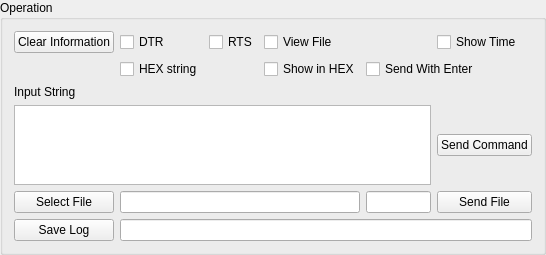
     <widget class="QGroupBox" name="groupBox">
      <property name="title">
       <string>Operation</string>
      </property>
      <layout class="QGridLayout" name="gridLayout_4">
       <item row="6" column="1" colspan="3">
        <widget class="QLineEdit" name="lineEdit_43">
         <property name="styleSheet">
          <string notr="true">Color: rgb(0,0,0)</string>
         </property>
        </widget>
       </item>
       <item row="1" column="3">
        <widget class="QCheckBox" name="checkBox_68">
         <property name="text">
          <string>Show in HEX</string>
         </property>
        </widget>
       </item>
       <item row="6" column="5">
        <widget class="QPushButton" name="pushButton_27">
         <property name="text">
          <string>Send File</string>
         </property>
        </widget>
       </item>
       <item row="4" column="0" colspan="5">
        <widget class="QTextEdit" name="textEdit">
         <property name="maximumSize">
          <size>
           <width>16777215</width>
           <height>80</height>
          </size>
         </property>
         <property name="styleSheet">
          <string notr="true">Color: rgb(0,0,0)</string>
         </property>
        </widget>
       </item>
       <item row="0" column="1">
        <widget class="QCheckBox" name="checkBox_44">
         <property name="text">
          <string>DTR</string>
         </property>
        </widget>
       </item>
       <item row="0" column="0">
        <widget class="QPushButton" name="pushButton_26">
         <property name="text">
          <string>Clear Information</string>
         </property>
        </widget>
       </item>
       <item row="6" column="0">
        <widget class="QPushButton" name="pushButton_28">
         <property name="text">
          <string>Select File</string>
         </property>
        </widget>
       </item>
       <item row="1" column="1">
        <widget class="QCheckBox" name="checkBox_67">
         <property name="text">
          <string>HEX string</string>
         </property>
        </widget>
       </item>
       <item row="6" column="4">
        <widget class="QLineEdit" name="lineEdit_44">
         <property name="maximumSize">
          <size>
           <width>65</width>
           <height>16777215</height>
          </size>
         </property>
         <property name="styleSheet">
          <string notr="true">Color: rgb(0,0,0)</string>
         </property>
        </widget>
       </item>
       <item row="2" column="0">
        <widget class="QLabel" name="label_7">
         <property name="text">
          <string>Input String</string>
         </property>
        </widget>
       </item>
       <item row="1" column="4" colspan="2">
        <widget class="QCheckBox" name="checkBox_69">
         <property name="text">
          <string>Send With Enter</string>
         </property>
        </widget>
       </item>
       <item row="4" column="5">
        <widget class="QPushButton" name="pushButton_29">
         <property name="text">
          <string>Send Command</string>
         </property>
        </widget>
       </item>
       <item row="0" column="5">
        <widget class="QCheckBox" name="checkBox_64">
         <property name="text">
          <string>Show Time</string>
         </property>
        </widget>
       </item>
       <item row="7" column="0">
        <widget class="QPushButton" name="pushButton_30">
         <property name="text">
          <string>Save Log</string>
         </property>
        </widget>
       </item>
       <item row="7" column="1" colspan="5">
        <widget class="QLineEdit" name="lineEdit_45">
         <property name="styleSheet">
          <string notr="true">Color: rgb(0,0,0)</string>
         </property>
        </widget>
       </item>
       <item row="0" column="2">
        <widget class="QCheckBox" name="checkBox_47">
         <property name="text">
          <string>RTS</string>
         </property>
        </widget>
       </item>
       <item row="0" column="3">
        <widget class="QCheckBox" name="checkBox_45">
         <property name="text">
          <string>View File</string>
         </property>
        </widget>
       </item>
      </layout>
     </widget>
